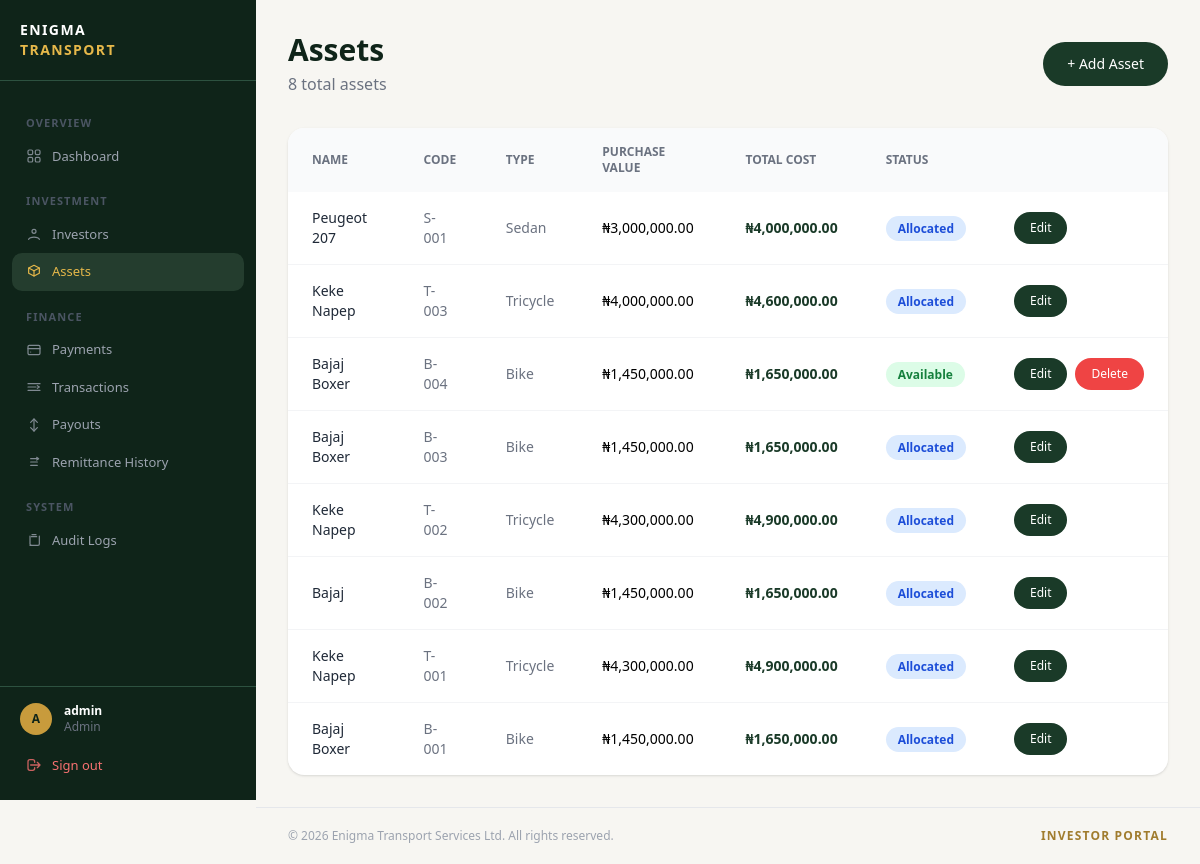
/assets/manage/ (signed in), run on the app's committed database.
### accounts/models.py (models this page shows, shortened)
class User(AbstractUser):
    ROLE_CHOICES = (
        ('admin', 'Admin'),
        ('investor', 'Investor'),
    )
    role = models.CharField(max_length=20, choices=ROLE_CHOICES, default='investor')
    email = models.EmailField(unique=True)  # ← add this
    created_at = models.DateTimeField(auto_now_add=True)

### assets/models.py (models this page shows, shortened)
class Asset(models.Model):
    STATUS_CHOICES = (
        ('available', 'Available'),
        ('allocated', 'Allocated'),
        ('maintenance', 'Maintenance'),
        ('inactive', 'Inactive'),
    )
    name = models.CharField(max_length=200)
    asset_code = models.CharField(max_length=50, unique=True, blank=True)
    asset_type = models.CharField(max_length=100)
    purchase_value = models.DecimalField(max_digits=15, decimal_places=2)
    service_charge = models.DecimalField(max_digits=15, decimal_places=2, default=0)
    management_fee = models.DecimalField(max_digits=15, decimal_places=2, default=0)
    weekly_return = models.DecimalField(max_digits=15, decimal_places=2, null=True, blank=True)
    duration_weeks = models.PositiveIntegerField(null=True, blank=True)
    status = models.CharField(max_length=20, choices=STATUS_CHOICES, default='available')
    created_at = models.DateTimeField(auto_now_add=True)
    def total_cost(self):
        return self.purchase_value + self.service_charge + self.management_fee

### assets/views.py (the view)
# urls.py: path('manage/', views.admin_asset_list_view, name='admin_asset_list'),
@admin_required
def admin_asset_list_view(request):
    assets = Asset.objects.all().order_by('-created_at')
    return render(request, 'assets/admin/asset_list.html', {'assets': assets})

### templates/assets/admin/asset_list.html (shortened to what this page needs)
{% extends 'base.html' %}
{% load humanize %}
{% block dashboard_content %}
<div class="mb-8 flex justify-between items-center">
    <div>
        <h1 class="text-3xl font-bold text-[#0f2419]">Assets</h1>
        <p class="text-gray-500 mt-1">{{ assets.count }} total assets</p>
    </div>
    <a href="{% url 'admin_asset_create' %}"
        class="bg-[#1a3a28] text-white px-6 py-3 rounded-full font-medium hover:bg-[#0f2419] transition text-sm">
        &plus; Add Asset
    </a>
</div>
<div class="bg-white rounded-2xl shadow overflow-hidden">
    <table class="w-full text-sm">
        <thead class="bg-gray-50 text-gray-500 uppercase text-xs">
            <tr>
                <th class="px-6 py-4 text-left">Name</th>
                <th class="px-6 py-4 text-left">Code</th>
                <th class="px-6 py-4 text-left">Type</th>
                <th class="px-6 py-4 text-left">Purchase Value</th>
                <th class="px-6 py-4 text-left">Total Cost</th>
                <th class="px-6 py-4 text-left">Status</th>
                <th class="px-6 py-4 text-left"></th>
            </tr>
        </thead>
        <tbody class="divide-y divide-gray-100">
            {% for asset in assets %}
            <tr class="hover:bg-gray-50 transition">
                <td class="px-6 py-4 font-medium text-gray-800">{{ asset.name }}</td>
                <td class="px-6 py-4 text-gray-500">{{ asset.asset_code }}</td>
                <td class="px-6 py-4 text-gray-500">{{ asset.asset_type }}</td>
                <td class="px-6 py-4">₦{{ asset.purchase_value|floatformat:2|intcomma }}</td>
                <td class="px-6 py-4 font-semibold" style="color:#1a3a28;">
                    ₦{{ asset.total_cost|floatformat:2|intcomma }}
                </td>
                <td class="px-6 py-4">
                    <span class="px-3 py-1 rounded-full text-xs font-semibold
                        {% if asset.status == 'available' %}bg-green-100 text-green-700
                        {% elif asset.status == 'allocated' %}bg-blue-100 text-blue-700
                        {% elif asset.status == 'maintenance' %}bg-yellow-100 text-yellow-700
                        {% else %}bg-red-100 text-red-700{% endif %}">
                        {{ asset.get_status_display }}
                    </span>
                </td>
               <td class="px-6 py-4">
    <div class="flex gap-2">
        <a href="{% url 'admin_asset_edit' asset.pk %}"
            class="bg-[#1a3a28] text-white px-4 py-2 rounded-full text-xs hover:bg-[#0f2419] transition">
            Edit
        </a>
        {% if asset.status != 'allocated' %}
        <form method="POST" action="{% url 'admin_asset_delete' asset.pk %}"
            onsubmit="return confirm('Delete {{ asset.name }} ({{ asset.asset_code }})? This cannot be undone.')">
            <button type="submit"
                class="bg-red-500 text-white px-4 py-2 rounded-full text-xs hover:bg-red-600 transition">
                Delete
            </button>
        </form>
        {% endif %}
    </div>
</td>
</tr>
            {% empty %}
            <tr>
                <td colspan="7" class="px-6 py-16 text-center text-gray-400">No assets yet.</td>
            </tr>
            {% endfor %}
        </tbody>
    </table>
</div>
{% endblock %}

### templates/base.html (shortened to what this page needs)
<!DOCTYPE html>
<html lang="en">
<head>
    <script src="https://cdn.tailwindcss.com"></script>
</head>
<body class="bg-surface font-sans">
{% if user.is_authenticated %}
<aside id="sidebar">
    <div class="px-5 py-5 border-b border-forest-muted flex items-center justify-between shrink-0">
        <a href="/" class="flex flex-col leading-tight">
            <span class="text-white font-bold text-sm tracking-widest uppercase">Enigma</span>
            <span class="text-gold-light font-bold text-sm tracking-widest uppercase">Transport</span>
        </a>
    </div>
    <nav class="flex-1 px-3 py-4 overflow-y-auto min-h-0">
        {% if user.role == 'admin' %}
        <span class="nav-section">OVERVIEW</span>
        <a href="{% url 'admin_dashboard' %}" class="nav-item {% if request.resolver_match.url_name == 'admin_dashboard' %}active{% endif %}">
            Dashboard
        </a>
        <span class="nav-section">INVESTMENT</span>
        <a href="{% url 'admin_investor_list' %}" class="nav-item {% if 'investor' in request.resolver_match.url_name %}active{% endif %}">
            <svg xmlns="http://www.w3.org/2000/svg"
                 viewBox="0 0 24 24"
                 fill="none"
                 stroke="currentColor"
                 stroke-width="1.8"
                 stroke-linecap="round"
                 stroke-linejoin="round"
                 class="w-6 h-6">
              <circle cx="12" cy="8" r="3"/>
              <path d="M4 20c1.8-4.5 14.2-4.5 16 0"/>
            </svg>
            Investors
        </a>
        <a href="{% url 'admin_asset_list' %}" class="nav-item {% if 'asset' in request.resolver_match.url_name %}active{% endif %}">
            <svg xmlns="http://www.w3.org/2000/svg"
                 viewBox="0 0 24 24"
                 fill="none"
                 stroke="currentColor"
                 stroke-width="1.8"
                 stroke-linecap="round"
                 stroke-linejoin="round"
                 class="w-6 h-6">
              <path d="M12 2l8 4-8 4-8-4 8-4z"/>
              <path d="M4 6v8l8 4 8-4V6"/>
              <path d="M12 10v8"/>
            </svg>
            Assets
        </a>
        <span class="nav-section">FINANCE</span>
        <a href="{% url 'central_payment' %}" class="nav-item {% if 'payment' in request.resolver_match.url_name %}active{% endif %}">
            <svg xmlns="http://www.w3.org/2000/svg"
                 viewBox="0 0 24 24"
                 fill="none"
                 stroke="currentColor"
                 stroke-width="1.8"
                 stroke-linecap="round"
                 stroke-linejoin="round"
                 class="w-6 h-6">
              <rect x="3" y="5" width="18" height="14" rx="2"/>
              <path d="M3 10h18"/>
              <path d="M7 15h.01"/>
            </svg>
            Payments
        </a>
        <a href="{% url 'admin_transaction_list' %}" class="nav-item {% if 'transaction' in request.resolver_match.url_name %}active{% endif %}">
            <svg xmlns="http://www.w3.org/2000/svg"
                 viewBox="0 0 24 24"
                 fill="none"
                 stroke="currentColor"
                 stroke-width="1.8"
                 stroke-linecap="round"
                 stroke-linejoin="round"
                 class="w-6 h-6">
              <path d="M3 7h18"/>
              <path d="M3 12h12"/>
              <path d="M3 17h18"/>
              <path d="M17 10l3 2-3 2"/>
            </svg>
            Transactions
        </a>
        <a href="{% url 'admin_payout_list' %}" class="nav-item {% if 'payout' in request.resolver_match.url_name %}active{% endif %}">
            <svg xmlns="http://www.w3.org/2000/svg"
                 viewBox="0 0 24 24"
                 fill="none"
                 stroke="currentColor"
                 stroke-width="1.8"
                 stroke-linecap="round"
                 stroke-linejoin="round"
                 class="w-6 h-6">
              <path d="M12 3v18"/>
              <path d="M7 8l5-5 5 5"/>
              <path d="M7 16l5 5 5-5"/>
            </svg>
            Payouts
        </a>
        <a href="{% url 'remittance_list' %}" class="nav-item {% if 'remittance' in request.resolver_match.url_name %}active{% endif %}">
            <svg xmlns="http://www.w3.org/2000/svg"
                 viewBox="0 0 24 24"
                 fill="none"
                 stroke="currentColor"
                 stroke-width="1.8"
                 stroke-linecap="round"
                 stroke-linejoin="round"
                 class="w-6 h-6">
              <path d="M7 7h10"/>
              <path d="M7 12h10"/>
              <path d="M7 17h10"/>
              <path d="M16 5l3 2-3 2"/>
            </svg>
            Remittance History
        </a>
        <span class="nav-section">SYSTEM</span>
        <a href="{% url 'admin_auditlog_list' %}" class="nav-item {% if 'auditlog' in request.resolver_match.url_name %}active{% endif %}">
            <svg xmlns="http://www.w3.org/2000/svg"
                 viewBox="0 0 24 24"
                 fill="none"
                 stroke="currentColor"
                 stroke-width="1.8"
                 stroke-linecap="round"
                 stroke-linejoin="round"
                 class="w-6 h-6">
              <path d="M9 4h6"/>
              <path d="M8 7h8"/>
              <path d="M6 20h12a2 2 0 0 0 2-2V6"/>
              <path d="M6 6v12a2 2 0 0 0 2 2"/>
            </svg>
            Audit Logs
        </a>
        {% endif %}
    </nav>
    <div class="border-t border-forest-muted px-3 py-4 shrink-0">
        <div class="flex items-center gap-3 px-2 mb-3">
            <div class="w-8 h-8 rounded-full bg-gold flex items-center justify-center text-forest-dark text-xs font-bold shrink-0">
                {{ user.username|first|upper }}
            </div>
            <div class="flex-1 min-w-0">
                <p class="text-white text-xs font-semibold truncate">{{ user.username }}</p>
                <p class="text-gray-500 text-xs capitalize">{{ user.role }}</p>
            </div>
        </div>
        <a href="{% url 'logout' %}" class="nav-item w-full text-red-400 hover:text-red-300 hover:bg-red-950/30">
            <svg fill="none" stroke="currentColor" viewBox="0 0 24 24"><path stroke-linecap="round" stroke-linejoin="round" stroke-width="2" d="M17 16l4-4m0 0l-4-4m4 4H7m6 4v1a3 3 0 01-3 3H6a3 3 0 01-3-3V7a3 3 0 013-3h4a3 3 0 013 3v1"/></svg>
            Sign out
        </a>
    </div>
</aside>
    <div id="main-content">
        <main class="flex-1 px-6 lg:px-8 py-8">{% block dashboard_content %}{% endblock %}</main>
        <footer class="px-6 lg:px-8 py-5 border-t border-gray-200">
            <div class="flex flex-col sm:flex-row justify-between items-center gap-1 text-xs text-gray-400">
                <span>&copy; 2026 Enigma Transport Services Ltd. All rights reserved.</span>
                <span class="text-gold-muted font-semibold tracking-widest uppercase text-xs">Investor Portal</span>
            </div>
        </footer>
    </div>
{% endif %}
</body>
</html>

### templates/base.html (style rules this page uses)
body { font-family: 'Inter', sans-serif; }
#sidebar { width: 256px; height: 100vh; position: fixed; top: 0; left: 0; display: flex; flex-direction: column; background: #0f2419; z-index: 40; transition: transform 0.25s ease; overflow: hidden; }
#main-content { margin-left: 256px; min-height: 100vh; display: flex; flex-direction: column; }
.nav-item { display: flex; align-items: center; gap: 10px; padding: 9px 14px; border-radius: 10px; font-size: 0.8125rem; font-weight: 500; color: #9ca3af; transition: background 0.15s, color 0.15s; text-decoration: none; }
nav { scrollbar-width: thin; scrollbar-color: #2d5240 transparent; }
.nav-item.active { background: #243d2e; color: #e6b84a; }
.nav-item svg { width: 16px; height: 16px; flex-shrink: 0; opacity: 0.8; }
.nav-item:hover svg, .nav-item.active svg { opacity: 1; }
.nav-section { font-size: 0.6875rem; font-weight: 600; letter-spacing: 0.1em; text-transform: uppercase; color: #4b5563; padding: 0 14px; margin: 18px 0 6px; display: block; }
.bg-gold { background-color: #c89b3c; }
.bg-surface { background-color: #f7f6f2; }
.text-forest-dark { color: #0f2419; }
.text-gold-light { color: #e6b84a; }
.text-gold-muted { color: #a07c2e; }
.border-forest-muted { border-color: #2d5240; }

### data on the page
User: username|first "A", username "admin", role "Admin"
Asset: name "Peugeot 207", asset_code "S-001", asset_type "Sedan", purchase_value "3,000,000.00", total_cost "4,000,000.00", status "Allocated"
Asset: name "Keke Napep", asset_code "T-003", asset_type "Tricycle", purchase_value "4,000,000.00", total_cost "4,600,000.00", status "Allocated"
Asset: name "Bajaj Boxer", asset_code "B-004", asset_type "Bike", purchase_value "1,450,000.00", total_cost "1,650,000.00", status "Available"
Asset: name "Bajaj Boxer", asset_code "B-003", asset_type "Bike", purchase_value "1,450,000.00", total_cost "1,650,000.00", status "Allocated"
Asset: name "Keke Napep", asset_code "T-002", asset_type "Tricycle", purchase_value "4,300,000.00", total_cost "4,900,000.00", status "Allocated"
Asset: name "Bajaj", asset_code "B-002", asset_type "Bike", purchase_value "1,450,000.00", total_cost "1,650,000.00", status "Allocated"
Asset: name "Keke Napep", asset_code "T-001", asset_type "Tricycle", purchase_value "4,300,000.00", total_cost "4,900,000.00", status "Allocated"
Asset: name "Bajaj Boxer", asset_code "B-001", asset_type "Bike", purchase_value "1,450,000.00", total_cost "1,650,000.00", status "Allocated"

### other printed values
{{ assets.count }} "8"
